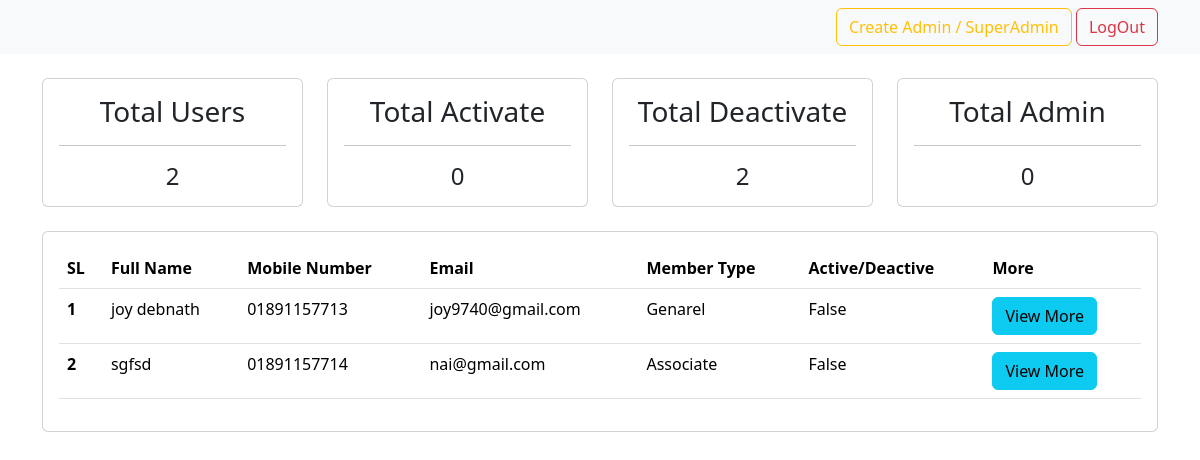
The app's page /dashboard/ (signed in), older data.
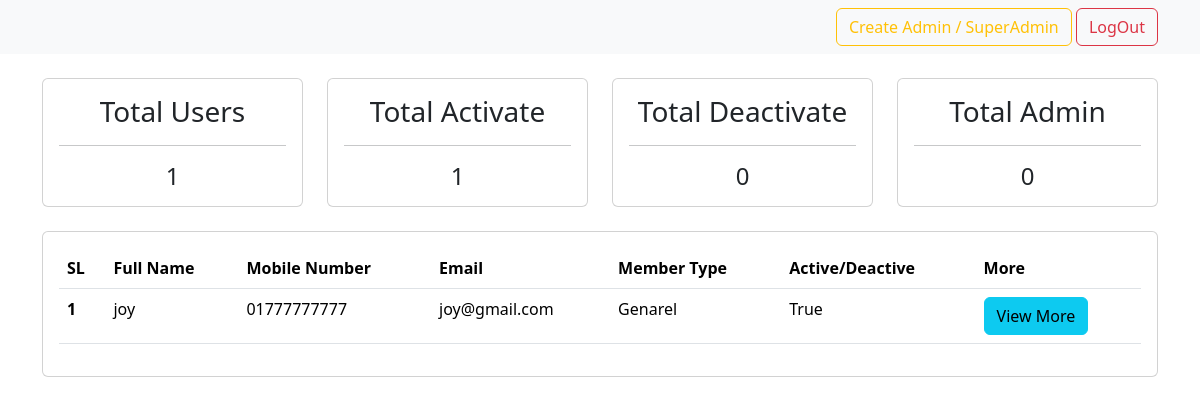
The same page, newer data.
### accounts/models.py (models this page shows, shortened)
class UserRegistrationForm(models.Model):
    user = models.OneToOneField(User, null=True, blank=True, on_delete= models.CASCADE)
    b_pharm_roll_no = models.CharField(max_length=100, null=True, blank=True)
    m_pharm_roll_no = models.CharField(max_length=100, null=True, blank=True)
    date_of_birth = models.CharField(max_length=10, null=True, blank=True)
    blood_group = models.CharField(max_length=3, null=True, blank=True)
    name_of_spouse = models.CharField(max_length=150, null=True, blank=True)
    marriage_date = models.CharField(max_length=10, null=True, blank=True)
    no_of_kids = models.IntegerField(null=True, blank=True)
    hobbies = models.CharField(max_length=150, null=True, blank=True)
    present_address = models.CharField(max_length=250, null=True)
    permanent_address = models.CharField(max_length=250, null=True, blank=True)
    designation_and_department = models.CharField(max_length=100, null=True, blank=True)
    organization = models.CharField(max_length=150, null=True, blank=True)
    organization_address = models.CharField(max_length=250, null=True, blank=True)
    MEMBERSHIP_STATUS = (
        ('Genarel', 'Genarel'),
        ('Associate', 'Assicuate')
    )
    membership_status = models.CharField(max_length=200, null=True, choices=MEMBERSHIP_STATUS)
    is_publish = models.BooleanField(('publish'), default=False, help_text=(
        'Designates whether this user should be treated as active. '
            'Unselect this instead of deleting accounts.'))

class User(AbstractUser):
    full_name = models.CharField(max_length=150, null=True)
    email = models.EmailField(unique=True, null=True)
    mobile_number = models.CharField(max_length=11, null=True, unique=True)
    profile_picture = models.ImageField(upload_to='profile/', null=True, blank=True, default='user-default/avatar.png')
    USERNAME_FIELD = 'mobile_number'
    REQUIRED_FIELDS = ['username']

### dashboard/views.py (the view)
# urls.py: path('', views.dashboardhome, name="dashboard"),
def dashboardhome(request):
    user = request.user
    users = UserRegistrationForm.objects.all()
    admins = AdminRegister.objects.all()
    if user.is_staff or user.is_superuser:
        activecount = users.filter(is_publish=True).count()
        dactivecount = users.filter(is_publish=False).count()
        admincount = admins.filter().count()
        context = {'users': users, 'activecount': activecount,
                   'dactivecount': dactivecount, 'admincount': admincount
                   }
        return render(request, 'dashboard/dashboard_home.html', context)
    else:
        return render(request, 'dashboard/not_authrized.html')

### dashboard/templates/dashboard/dashboard_home.html
{% extends 'dashboard/base.html' %}
{% block content %}
<br>
<div class="container">
    <div class="row">
        <div class="col">
            <div class="card">
                <div class="card-body">
                    <h3 class="card-title text-center">Total Users</h3>
                    <hr>
                    <h4 class="card-text text-center">{{ users.count }}</h4>
                </div>
            </div>
        </div>
        <div class="col">
            <div class="card">
                <div class="card-body">
                    <h3 class="card-title text-center">Total Activate</h3>
                    <hr>
                    <h4 class="card-text text-center">{{ activecount }}</h4>
                </div>
            </div>
        </div>
        <div class="col">
            <div class="card">
                <div class="card-body">
                    <h3 class="card-title text-center">Total Deactivate</h3>
                    <hr>
                    <h4 class="card-text text-center">{{ dactivecount }}</h4>
                </div>
            </div>
        </div>
        <div class="col">
            <div class="card">
                <div class="card-body">
                    <h3 class="card-title text-center">Total Admin</h3>
                    <hr>
                    <h4 class="card-text text-center">{{ admincount }}</h4>
                </div>
            </div>
        </div>
    </div>
    <br>
    <div class="row">
        <div class="col">
            <div class="card">
                <div class="card-body">
                    <table class="table">
                        <thead>
                          <tr>
                            <th scope="col">SL</th>
                            <th scope="col">Full Name</th>
                            <th scope="col">Mobile Number</th>
                            <th scope="col">Email</th>
                            <th scope="col">Member Type</th>
                            <th scope="col">Active/Deactive</th>
                            <th scope="col">More</td>
                          </tr>
                        </thead>
                        {% for obj in users %}
                        <tbody>
                          <tr>
                            <th scope="row">{{ forloop.counter }}</th>
                            <td>{{ obj.user.full_name }}</td>
                            <td>{{ obj.user.mobile_number }}</td>
                            <td>{{ obj.user.email }}</td>
                            <td>{{ obj.membership_status }}</td>
                            <td>{{ obj.is_publish }}</td>
                            <td><a href="{% url 'admin-user-info' obj.user.id %}" class="btn btn-info">View More</a></td>
                          </tr>
                        </tbody>
                        {% endfor %}
                      </table>
                </div>
            </div>
        </div>
    </div>
</div>
{% endblock %}

### templates/dashboard/base.html (shortened to what this page needs)
{% load static %}
<!doctype html>
<html lang="en">
  <head>
    <link href="https://cdn.jsdelivr.net/npm/bootstrap@5.3.3/dist/css/bootstrap.min.css"
    rel="stylesheet"
>
  </head>
  <body>
    {% include 'dashboard/navbar.html' %}
    {% block content %}
    {% endblock %}
  </body>
</html>

### templates/dashboard/navbar.html (shortened to what this page needs)
<nav class="navbar bg-body-tertiary">
    <div class="container">
      <div class="">
        {% if request.user.is_authenticated %}
          {% if request.user.is_staff and request.user.is_superuser is True %}
          <a href="{% url 'staf-registration' %}" class="btn btn-outline-warning">Create Admin / SuperAdmin</a>
          <a href="{% url 'logout-admin' %}" class="btn btn-outline-danger">LogOut</a>
          {% else %}
          <a href="{% url 'logout-admin' %}" class="btn btn-outline-danger">LogOut</a>
          {% endif %}
        {% else %}
        <a href="{% url 'login' %}" class="btn btn-outline-secondary">User Login</a>
        <a href="{% url 'admin-login' %}" class="btn btn-outline-danger">Admin/ Super Admin Login</a>
        {% endif %}
      </div>
    </div>
  </nav>

Row changes from the older to the newer data that the page shows:
removed UserRegistrationForm: user.full_name "joy debnath", user.mobile_number "01891157713", user.email "joy9740@gmail.com", membership_status "Genarel", is_publish "False"
removed UserRegistrationForm: user.full_name "sgfsd", user.mobile_number "01891157714", user.email "nai@gmail.com", membership_status "Associate", is_publish "False"
added UserRegistrationForm: user.full_name "joy", user.mobile_number "01777777777", user.email "joy@gmail.com", membership_status "Genarel", is_publish "True"
Text that changed along with them:
{{ users.count }}: "2" → "1"
{{ activecount }}: "0" → "1"
{{ dactivecount }}: "2" → "0"
